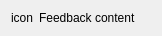
<?xml version="1.0" encoding="UTF-8"?>
<ui version="4.0">
 <class>KMyMoneyValidationFeedback</class>
 <widget class="QWidget" name="KMyMoneyValidationFeedback">
  <property name="geometry">
   <rect>
    <x>0</x>
    <y>0</y>
    <width>162</width>
    <height>26</height>
   </rect>
  </property>
  <property name="windowTitle">
   <string>Form</string>
  </property>
  <layout class="QHBoxLayout" name="horizontalLayout">
   <item>
    <widget class="QLabel" name="icon">
     <property name="text">
      <string>icon</string>
     </property>
     <property name="alignment">
      <set>Qt::AlignLeading|Qt::AlignLeft|Qt::AlignTop</set>
     </property>
    </widget>
   </item>
   <item>
    <widget class="QLabel" name="label">
     <property name="sizePolicy">
      <sizepolicy hsizetype="Expanding" vsizetype="Expanding">
       <horstretch>0</horstretch>
       <verstretch>0</verstretch>
      </sizepolicy>
     </property>
     <property name="text">
      <string>Feedback content</string>
     </property>
     <property name="alignment">
      <set>Qt::AlignLeading|Qt::AlignLeft|Qt::AlignTop</set>
     </property>
     <property name="wordWrap">
      <bool>true</bool>
     </property>
    </widget>
   </item>
  </layout>
 </widget>
 <resources/>
 <connections/>
</ui>
